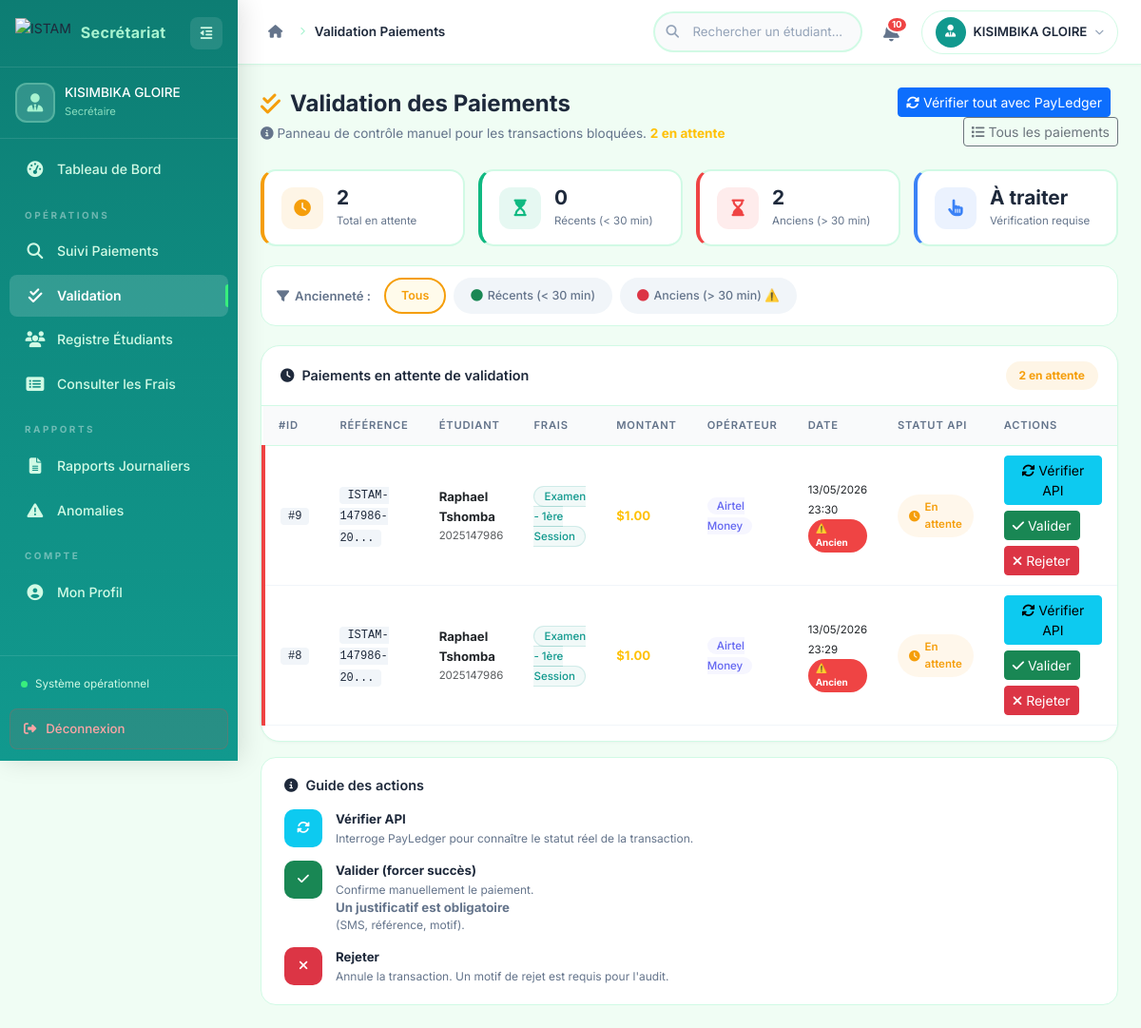
Page /secretaire/validation_paiements.php (signed in) on the committed database.
### tables this page shows
CREATE TABLE IF NOT EXISTS `paiements` (
  `id_paiement` int(11) NOT NULL AUTO_INCREMENT,
  `id_etudiant` int(11) NOT NULL,
  `id_frais` int(11) NOT NULL,
  `montant_paye` decimal(10,2) NOT NULL,
  `date_paiement` timestamp NULL DEFAULT CURRENT_TIMESTAMP,
  `statut` enum('en_attente','succes','echec') DEFAULT 'en_attente',
  `reference_transaction` varchar(100) NOT NULL,
  PRIMARY KEY (`id_paiement`),
  UNIQUE KEY `reference_transaction` (`reference_transaction`),
  KEY `id_etudiant` (`id_etudiant`),
  KEY `id_frais` (`id_frais`),
  KEY `idx_pay_stat` (`statut`)
);

CREATE TABLE IF NOT EXISTS `utilisateurs` (
  `id_utilisateur` int(11) NOT NULL AUTO_INCREMENT,
  `nom` varchar(100) NOT NULL,
  `email` varchar(150) NOT NULL,
  `mot_de_passe` varchar(255) NOT NULL,
  `role` enum('admin','secretaire','etudiant') NOT NULL,
  `statut_compte` varchar(20) DEFAULT 'actif',
  `created_at` timestamp NULL DEFAULT CURRENT_TIMESTAMP,
  PRIMARY KEY (`id_utilisateur`),
  UNIQUE KEY `email` (`email`)
);

CREATE TABLE IF NOT EXISTS `etudiants` (
  `id_etudiant` int(11) NOT NULL AUTO_INCREMENT,
  `id_utilisateur` int(11) NOT NULL,
  `matricule` varchar(20) NOT NULL,
  `telephone` varchar(20) DEFAULT NULL,
  `id_filiere` int(11) NOT NULL,
  `id_promotion` int(11) NOT NULL,
  PRIMARY KEY (`id_etudiant`),
  UNIQUE KEY `matricule` (`matricule`),
  KEY `id_utilisateur` (`id_utilisateur`),
  KEY `id_filiere` (`id_filiere`),
  KEY `idx_etud_mat` (`matricule`),
  KEY `fk_etudiant_promotion` (`id_promotion`)
);

CREATE TABLE IF NOT EXISTS `frais` (
  `id_frais` int(11) NOT NULL AUTO_INCREMENT,
  `type_frais` varchar(100) NOT NULL,
  `montant` decimal(10,2) NOT NULL,
  `devise` varchar(10) DEFAULT 'USD',
  `taux_change` decimal(10,4) DEFAULT '2300.0000',
  `montant_fc` decimal(12,2) DEFAULT NULL,
  `annee_academique` varchar(20) NOT NULL,
  `date_limite` date DEFAULT NULL,
  `id_filiere` int(11) DEFAULT NULL,
  `id_promotion` int(11) DEFAULT NULL,
  PRIMARY KEY (`id_frais`),
  KEY `id_filiere` (`id_filiere`),
  KEY `fk_frais_promotion` (`id_promotion`)
);

CREATE TABLE IF NOT EXISTS `transaction_mobile_money` (
  `id_transaction` int(11) NOT NULL AUTO_INCREMENT,
  `id_paiement` int(11) NOT NULL,
  `numero_telephone` varchar(20) NOT NULL,
  `operateur` varchar(50) DEFAULT NULL,
  `statut_api` varchar(50) DEFAULT NULL,
  PRIMARY KEY (`id_transaction`),
  KEY `id_paiement` (`id_paiement`)
);

### secretaire/validation_paiements.php (the view, shortened to what this page needs)
<?php
$db = Database::getInstance();
$filtre_anciennete = $_GET['anciennete'] ?? 'tous';
$where_anciennete = '';
$stmt = $db->query("
    SELECT p.*, u.nom as nom_etudiant, u.email, e.matricule, e.telephone,
           fi.nom_filiere, pr.nom_promotion, f.type_frais,
           tmm.operateur, tmm.numero_telephone, tmm.statut_api
    FROM paiements p
    JOIN etudiants e ON p.id_etudiant = e.id_etudiant
    JOIN utilisateurs u ON e.id_utilisateur = u.id_utilisateur
    JOIN filieres fi ON e.id_filiere = fi.id_filiere
    JOIN promotions pr ON e.id_promotion = pr.id_promotion
    JOIN frais f ON p.id_frais = f.id_frais
    LEFT JOIN transaction_mobile_money tmm ON p.id_paiement = tmm.id_paiement
    WHERE p.statut = 'en_attente' {$where_anciennete}
    ORDER BY p.date_paiement DESC
    LIMIT 50
");
$paiements_attente = $stmt->fetchAll();
$stmt = $db->query("SELECT COUNT(*) as total FROM paiements WHERE statut = 'en_attente'");
$total_attente = $stmt->fetch()['total'] ?? 0;
$stmt = $db->query("SELECT COUNT(*) as total FROM paiements WHERE statut = 'en_attente' AND date_paiement < DATE_SUB(NOW(), INTERVAL 30 MINUTE)");
$attente_anciens = $stmt->fetch()['total'] ?? 0;
$stmt = $db->query("SELECT COUNT(*) as total FROM paiements WHERE statut = 'en_attente' AND date_paiement >= DATE_SUB(NOW(), INTERVAL 30 MINUTE)");
$attente_recents = $stmt->fetch()['total'] ?? 0;
?>
<!DOCTYPE html>
<html lang="fr">
<head>
    <link href="https://cdn.jsdelivr.net/npm/bootstrap@5.3.0/dist/css/bootstrap.min.css" rel="stylesheet">
    <link href="https://cdnjs.cloudflare.com/ajax/libs/font-awesome/6.4.0/css/all.min.css" rel="stylesheet">
    <link rel="stylesheet" href="../assets/css/secretaire/dashboard_secretaire.css">
    <link rel="stylesheet" href="../assets/css/secretaire/validation_paiements.css">
</head>
<body>
    <div class="secretaire-layout">
        <?php include 'includes/sidebar_secretaire.php'; ?>
        <div class="main-content">
            <?php
            include 'includes/navbar_secretaire.php';
            ?>
            <main class="dashboard-content">
                <div class="page-header">
                    <div class="row align-items-center">
                        <div class="col-lg-7">
                            <h1 class="page-title">
                                <i class="fas fa-check-double"></i> Validation des Paiements
                            </h1>
                            <p class="page-subtitle">
                                <i class="fas fa-info-circle"></i>
                                Panneau de contrôle manuel pour les transactions bloquées.
                                <span class="text-warning fw-bold"><?= $total_attente ?> en attente</span>
                            </p>
                        </div>
                        <div class="col-lg-5 text-lg-end mt-3 mt-lg-0">
                            <a href="?action=verifier_tout" class="btn btn-primary btn-sm me-2">
                                <i class="fas fa-sync-alt"></i> Vérifier tout avec PayLedger
                            </a>
                            <a href="suivi_paiements.php" class="btn btn-outline-secondary btn-sm">
                                <i class="fas fa-list"></i> Tous les paiements
                            </a>
                        </div>
                    </div>
                </div>
                <div class="validation-stats">
                    <div class="val-stat-card stat-total">
                        <div class="val-stat-icon"><i class="fas fa-clock"></i></div>
                        <div class="val-stat-info">
                            <h4><?= $total_attente ?></h4>
                            <p>Total en attente</p>
                        </div>
                    </div>
                    <div class="val-stat-card stat-recent">
                        <div class="val-stat-icon"><i class="fas fa-hourglass-start"></i></div>
                        <div class="val-stat-info">
                            <h4><?= $attente_recents ?></h4>
                            <p>Récents (< 30 min)</p>
                        </div>
                    </div>
                    <div class="val-stat-card stat-ancien">
                        <div class="val-stat-icon"><i class="fas fa-hourglass-end"></i></div>
                        <div class="val-stat-info">
                            <h4><?= $attente_anciens ?></h4>
                            <p>Anciens (> 30 min)</p>
                        </div>
                    </div>
                    <div class="val-stat-card stat-action">
                        <div class="val-stat-icon"><i class="fas fa-hand-pointer"></i></div>
                        <div class="val-stat-info">
                            <h4>À traiter</h4>
                            <p>Vérification requise</p>
                        </div>
                    </div>
                </div>
                <div class="filtres-rapides">
                    <span class="filtre-label-text"><i class="fas fa-filter"></i> Ancienneté :</span>
                    <a href="?anciennete=tous" class="filtre-pill <?= $filtre_anciennete === 'tous' ? 'active' : '' ?>">Tous</a>
                    <a href="?anciennete=recent" class="filtre-pill <?= $filtre_anciennete === 'recent' ? 'active' : '' ?>">
                        <i class="fas fa-circle text-success"></i> Récents (< 30 min)
                    </a>
                    <a href="?anciennete=ancien" class="filtre-pill <?= $filtre_anciennete === 'ancien' ? 'active' : '' ?>">
                        <i class="fas fa-circle text-danger"></i> Anciens (> 30 min) ⚠️
                    </a>
                </div>
                <div class="table-card">
                    <div class="table-card-header">
                        <h3><i class="fas fa-clock"></i> Paiements en attente de validation</h3>
                        <span class="badge-count badge-warning"><?= count($paiements_attente) ?> en attente</span>
                    </div>
                    <div class="table-responsive">
                        <table class="table secretaire-table" id="tableValidation">
                            <thead>
                                <tr>
                                    <th width="50">#ID</th>
                                    <th>Référence</th>
                                    <th>Étudiant</th>
                                    <th>Frais</th>
                                    <th>Montant</th>
                                    <th>Opérateur</th>
                                    <th>Date</th>
                                    <th>Statut API</th>
                                    <th width="280">Actions</th>
                                </tr>
                            </thead>
                            <tbody>
                                <?php if (empty($paiements_attente)): ?>
                                    <tr>
                                        <td colspan="9">
                                            <div class="empty-state py-5">
                                                <i class="fas fa-check-circle fa-3x text-success"></i>
                                                <h4 class="mt-3">Aucun paiement en attente !</h4>
                                                <p class="text-muted">Toutes les transactions ont été traitées.</p>
                                            </div>
                                        </td>
                                    </tr>
                                <?php else: ?>
                                    <?php foreach ($paiements_attente as $p):
                                        $estAncien = strtotime($p['date_paiement']) < strtotime('-30 minutes');
                                    ?>
                                        <tr class="val-row <?= $estAncien ? 'row-ancien' : '' ?>">
                                            <td><code>#<?= $p['id_paiement'] ?></code></td>
                                            <td>
                                                <code class="ref-code" title="<?= htmlspecialchars($p['reference_transaction']) ?>">
                                                    <?= htmlspecialchars(substr($p['reference_transaction'], 0, 15)) ?>...
                                                </code>
                                            </td>
                                            <td>
                                                <strong><?= htmlspecialchars($p['nom_etudiant']) ?></strong>
                                                <small class="d-block text-muted"><?= htmlspecialchars($p['matricule']) ?></small>
                                            </td>
                                            <td><span class="frais-badge"><?= htmlspecialchars($p['type_frais']) ?></span></td>
                                            <td><strong class="text-warning">$<?= number_format($p['montant_paye'], 2) ?></strong></td>
                                            <td>
                                                <?php if (!empty($p['operateur'])): ?>
                                                    <span class="operateur-badge"><?= htmlspecialchars($p['operateur']) ?></span>
                                                <?php else: ?>
                                                    <span class="text-muted">N/A</span>
                                                <?php endif; ?>
                                            </td>
                                            <td>
                                                <small><?= date('d/m/Y H:i', strtotime($p['date_paiement'])) ?></small>
                                                <?php if ($estAncien): ?>
                                                    <span class="badge-ancien">⚠️ Ancien</span>
                                                <?php endif; ?>
                                            </td>
                                            <td>
                                                <span class="status-pill status-en_attente">
                                                    <i class="fas fa-clock"></i> En attente
                                                </span>
                                            </td>
                                            <td>
                                                <div class="action-group">
                                                    <a href="?action=verifier_statut&ref=<?= urlencode($p['reference_transaction']) ?>"
                                                       class="btn btn-sm btn-info" title="Vérifier le statut réel auprès de PayLedger">
                                                        <i class="fas fa-sync-alt"></i> Vérifier API
                                                    </a>
                                                    <button class="btn btn-sm btn-success"
                                                            onclick="forcerSucces(<?= $p['id_paiement'] ?>, '<?= htmlspecialchars(addslashes($p['nom_etudiant'])) ?>', '<?= htmlspecialchars(addslashes($p['matricule'])) ?>')"
                                                            title="Forcer la validation (justificatif requis)">
                                                        <i class="fas fa-check"></i> Valider
                                                    </button>
                                                    <button class="btn btn-sm btn-danger"
                                                            onclick="rejeterPaiement(<?= $p['id_paiement'] ?>, '<?= htmlspecialchars(addslashes($p['nom_etudiant'])) ?>')"
                                                            title="Rejeter ce paiement">
                                                        <i class="fas fa-times"></i> Rejeter
                                                    </button>
                                                </div>
                                            </td>
                                        </tr>
                                    <?php endforeach; ?>
                                <?php endif; ?>
                            </tbody>
                        </table>
                    </div>
                </div>
                <div class="legend-card mt-3">
                    <h6><i class="fas fa-info-circle"></i> Guide des actions</h6>
                    <div class="legend-items">
                        <div class="legend-item">
                            <span class="legend-icon bg-info"><i class="fas fa-sync-alt"></i></span>
                            <div>
                                <strong>Vérifier API</strong>
                                <p>Interroge PayLedger pour connaître le statut réel de la transaction.</p>
                            </div>
                        </div>
                        <div class="legend-item">
                            <span class="legend-icon bg-success"><i class="fas fa-check"></i></span>
                            <div>
                                <strong>Valider (forcer succès)</strong>
                                <p>Confirme manuellement le paiement. <strong>Un justificatif est obligatoire</strong> (SMS, référence, motif).</p>
                            </div>
                        </div>
                        <div class="legend-item">
                            <span class="legend-icon bg-danger"><i class="fas fa-times"></i></span>
                            <div>
                                <strong>Rejeter</strong>
                                <p>Annule la transaction. Un motif de rejet est requis pour l'audit.</p>
                            </div>
                        </div>
                    </div>
                </div>
            </main>
        </div>
    </div>
</body>
</html>

### rows in the picture
paiements: id_paiement "9", reference_transaction "ISTAM-147986-20", utilisateurs.nom "Raphael Tshomba", id_etudiant.matricule "2025147986", id_frais.type_frais "Examen - 1ère Session", montant_paye "1.00", transaction_mobile_money.operateur "Airtel Money", date_paiement "13/05/2026 23:30", shows "⚠️ Ancien"
paiements: id_paiement "8", reference_transaction "ISTAM-147986-20", utilisateurs.nom "Raphael Tshomba", id_etudiant.matricule "2025147986", id_frais.type_frais "Examen - 1ère Session", montant_paye "1.00", transaction_mobile_money.operateur "Airtel Money", date_paiement "13/05/2026 23:29", shows "⚠️ Ancien"

### other values in the picture
$secretaire_nom "KISIMBIKA GLOIRE"
$titre_page "Validation Paiements"
$navbar_notif_non_lues "10"
$secretaire_nom_nav "KISIMBIKA GLOIRE"
$total_attente "2"
$attente_recents "0"
$attente_anciens "2"
count($paiements_attente) "2"
